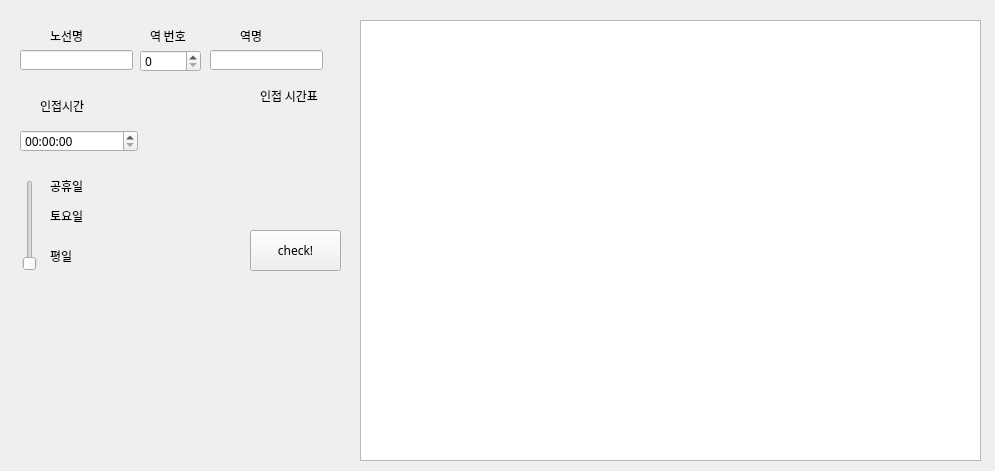
<?xml version="1.0" encoding="UTF-8"?>
<ui version="4.0">
 <class>Form</class>
 <widget class="QWidget" name="Form">
  <property name="geometry">
   <rect>
    <x>0</x>
    <y>0</y>
    <width>995</width>
    <height>471</height>
   </rect>
  </property>
  <property name="windowTitle">
   <string>Form</string>
  </property>
  <widget class="QPushButton" name="find_start">
   <property name="geometry">
    <rect>
     <x>250</x>
     <y>230</y>
     <width>91</width>
     <height>41</height>
    </rect>
   </property>
   <property name="font">
    <font>
     <family>맑은 고딕 Semilight</family>
    </font>
   </property>
   <property name="text">
    <string>check!</string>
   </property>
  </widget>
  <widget class="QSpinBox" name="sta_code">
   <property name="geometry">
    <rect>
     <x>140</x>
     <y>50</y>
     <width>61</width>
     <height>22</height>
    </rect>
   </property>
   <property name="font">
    <font>
     <family>맑은 고딕 Semilight</family>
    </font>
   </property>
  </widget>
  <widget class="QLineEdit" name="Sta_name">
   <property name="geometry">
    <rect>
     <x>210</x>
     <y>50</y>
     <width>113</width>
     <height>20</height>
    </rect>
   </property>
   <property name="font">
    <font>
     <family>맑은 고딕 Semilight</family>
    </font>
   </property>
  </widget>
  <widget class="QLineEdit" name="Line_nam">
   <property name="geometry">
    <rect>
     <x>20</x>
     <y>50</y>
     <width>113</width>
     <height>20</height>
    </rect>
   </property>
   <property name="font">
    <font>
     <family>맑은 고딕 Semilight</family>
    </font>
   </property>
  </widget>
  <widget class="QLabel" name="label">
   <property name="geometry">
    <rect>
     <x>50</x>
     <y>20</y>
     <width>61</width>
     <height>31</height>
    </rect>
   </property>
   <property name="font">
    <font>
     <family>맑은 고딕 Semilight</family>
    </font>
   </property>
   <property name="text">
    <string>노선명</string>
   </property>
  </widget>
  <widget class="QLabel" name="label_2">
   <property name="geometry">
    <rect>
     <x>150</x>
     <y>20</y>
     <width>61</width>
     <height>31</height>
    </rect>
   </property>
   <property name="font">
    <font>
     <family>맑은 고딕 Semilight</family>
    </font>
   </property>
   <property name="text">
    <string>역 번호</string>
   </property>
  </widget>
  <widget class="QTimeEdit" name="sta_eta_time">
   <property name="geometry">
    <rect>
     <x>20</x>
     <y>130</y>
     <width>118</width>
     <height>22</height>
    </rect>
   </property>
   <property name="font">
    <font>
     <family>맑은 고딕 Semilight</family>
    </font>
   </property>
  </widget>
  <widget class="QLabel" name="label_3">
   <property name="geometry">
    <rect>
     <x>40</x>
     <y>90</y>
     <width>91</width>
     <height>31</height>
    </rect>
   </property>
   <property name="font">
    <font>
     <family>맑은 고딕 Semilight</family>
    </font>
   </property>
   <property name="text">
    <string>인접시간</string>
   </property>
  </widget>
  <widget class="QLabel" name="Label_sta">
   <property name="geometry">
    <rect>
     <x>260</x>
     <y>80</y>
     <width>101</width>
     <height>31</height>
    </rect>
   </property>
   <property name="font">
    <font>
     <family>맑은 고딕 Semilight</family>
    </font>
   </property>
   <property name="text">
    <string>인접 시간표</string>
   </property>
  </widget>
  <widget class="QSlider" name="day_input">
   <property name="geometry">
    <rect>
     <x>20</x>
     <y>180</y>
     <width>20</width>
     <height>91</height>
    </rect>
   </property>
   <property name="font">
    <font>
     <family>맑은 고딕 Semilight</family>
    </font>
   </property>
   <property name="maximum">
    <number>3</number>
   </property>
   <property name="orientation">
    <enum>Qt::Vertical</enum>
   </property>
  </widget>
  <widget class="QLabel" name="label_5">
   <property name="geometry">
    <rect>
     <x>50</x>
     <y>240</y>
     <width>54</width>
     <height>31</height>
    </rect>
   </property>
   <property name="font">
    <font>
     <family>맑은 고딕 Semilight</family>
    </font>
   </property>
   <property name="text">
    <string>평일</string>
   </property>
  </widget>
  <widget class="QLabel" name="label_6">
   <property name="geometry">
    <rect>
     <x>50</x>
     <y>200</y>
     <width>51</width>
     <height>31</height>
    </rect>
   </property>
   <property name="font">
    <font>
     <family>맑은 고딕 Semilight</family>
    </font>
   </property>
   <property name="text">
    <string>토요일</string>
   </property>
  </widget>
  <widget class="QLabel" name="label_7">
   <property name="geometry">
    <rect>
     <x>50</x>
     <y>170</y>
     <width>61</width>
     <height>31</height>
    </rect>
   </property>
   <property name="font">
    <font>
     <family>맑은 고딕 Semilight</family>
    </font>
   </property>
   <property name="text">
    <string>공휴일</string>
   </property>
  </widget>
  <widget class="QLabel" name="label_8">
   <property name="geometry">
    <rect>
     <x>240</x>
     <y>20</y>
     <width>71</width>
     <height>31</height>
    </rect>
   </property>
   <property name="font">
    <font>
     <family>맑은 고딕 Semilight</family>
    </font>
   </property>
   <property name="text">
    <string>역명</string>
   </property>
  </widget>
  <widget class="QTableWidget" name="sta_timetable2">
   <property name="geometry">
    <rect>
     <x>360</x>
     <y>20</y>
     <width>621</width>
     <height>441</height>
    </rect>
   </property>
  </widget>
 </widget>
 <resources/>
 <connections/>
</ui>
